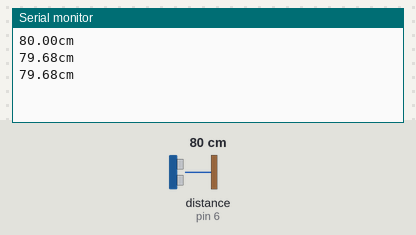
The sketch below on a simulated Arduino Uno, built with avr-gcc and run on an emulated ATmega328P. Shown: the last lines printed to the serial monitor. Wiring (inferred from the names in the program): ultrasonic range finder: trigger pin 11; echo pin 6. The inputs (shaded band) are chosen by the test bench; at power-on: distance to the obstacle (sensor on pin 6) 80 cm. The echo pulse lasts 58.3 µs per cm.

Above: at 1.3 s.
1.4 s: distance to the obstacle (sensor on pin 6) set to 2 cm
At 1.9 s:
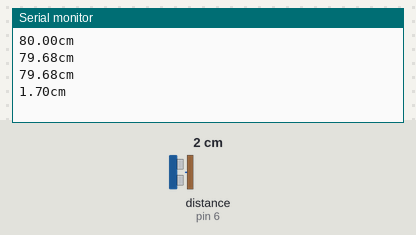
2.9 s: distance to the obstacle (sensor on pin 6) set to 4 cm
At 3.4 s:
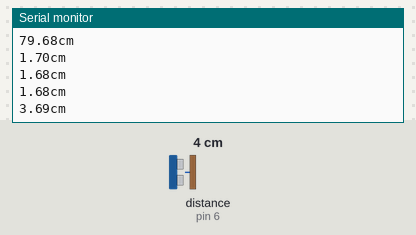
Timing chart, 0 to 5.9 s (numbered marks = the images above; inputs shaded):
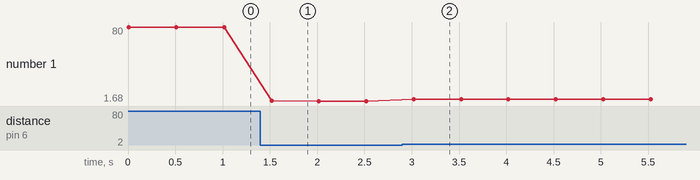

The sketch:

sketch_apr29b_echo_trig_HC-SR04.ino
```cpp
int TRIG = 11;
int ECHO =6;
float Time;
float Distance;
void setup() {
  Serial.begin(9600);
  pinMode(TRIG,OUTPUT);
  pinMode(ECHO,INPUT);

  // put your setup code here, to run once:

}

void loop() {
  digitalWrite(TRIG,LOW);
  delayMicroseconds(2);
  digitalWrite(TRIG,HIGH);
  delayMicroseconds(10);
  digitalWrite(TRIG,LOW);

  Time = pulseIn(ECHO,HIGH);
  Distance = (Time*0.0343)/2;
  Serial.print(Distance);
  Serial.println("cm");
  delay(500);
  // put your main code here, to run repeatedly:

}
```

Measured:
- after the input at 1.4 s, the serial monitor: prints a new line after 0.12 s (image 1)
- after the input at 2.9 s, the serial monitor: prints a new line after 0.12 s (image 2)
- plotted number 1: 79.68 → 1.68 after the input at 1.4 s, 1.68 → 3.69 after the input at 2.9 s
